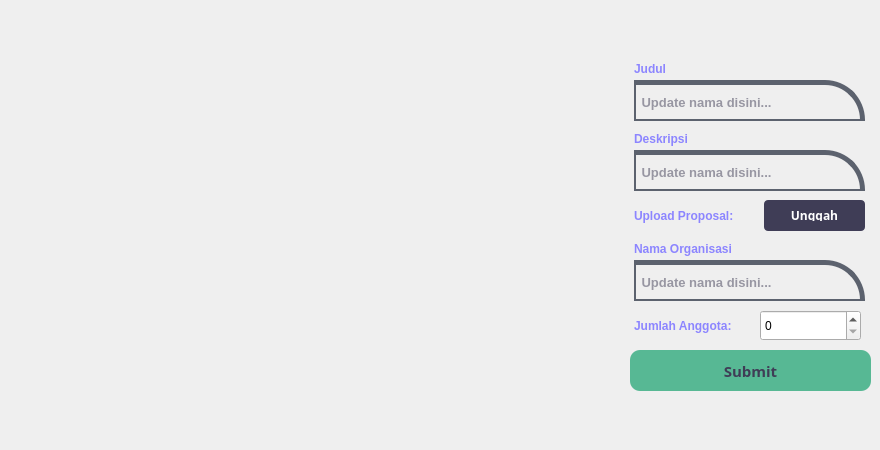
   <widget class="QWidget" name="tabAjukan">
    <attribute name="title">
     <string>📝 Ajukan Ide</string>
    </attribute>
    <widget class="QLabel" name="label_17">
     <property name="geometry">
      <rect>
       <x>50</x>
       <y>40</y>
       <width>511</width>
       <height>401</height>
      </rect>
     </property>
     <property name="text">
      <string/>
     </property>
     <property name="pixmap">
      <pixmap resource="../Images/Source.qrc">:/images/undraw_folder_39kl.svg</pixmap>
     </property>
     <property name="scaledContents">
      <bool>true</bool>
     </property>
    </widget>
    <widget class="QLabel" name="label_65">
     <property name="geometry">
      <rect>
       <x>634</x>
       <y>60</y>
       <width>151</width>
       <height>17</height>
      </rect>
     </property>
     <property name="font">
      <font>
       <weight>75</weight>
       <bold>true</bold>
      </font>
     </property>
     <property name="styleSheet">
      <string notr="true">color: rgb(140, 133, 255);</string>
     </property>
     <property name="text">
      <string>Judul</string>
     </property>
    </widget>
    <widget class="QLabel" name="label_66">
     <property name="geometry">
      <rect>
       <x>634</x>
       <y>130</y>
       <width>151</width>
       <height>17</height>
      </rect>
     </property>
     <property name="font">
      <font>
       <weight>75</weight>
       <bold>true</bold>
      </font>
     </property>
     <property name="styleSheet">
      <string notr="true">color: rgb(140, 133, 255);</string>
     </property>
     <property name="text">
      <string>Deskripsi</string>
     </property>
    </widget>
    <widget class="QLabel" name="label_67">
     <property name="geometry">
      <rect>
       <x>634</x>
       <y>200</y>
       <width>151</width>
       <height>31</height>
      </rect>
     </property>
     <property name="font">
      <font>
       <weight>75</weight>
       <bold>true</bold>
      </font>
     </property>
     <property name="styleSheet">
      <string notr="true">color: rgb(140, 133, 255);</string>
     </property>
     <property name="text">
      <string>Upload Proposal:</string>
     </property>
    </widget>
    <widget class="QLabel" name="label_68">
     <property name="geometry">
      <rect>
       <x>634</x>
       <y>240</y>
       <width>151</width>
       <height>17</height>
      </rect>
     </property>
     <property name="font">
      <font>
       <weight>75</weight>
       <bold>true</bold>
      </font>
     </property>
     <property name="styleSheet">
      <string notr="true">color: rgb(140, 133, 255);</string>
     </property>
     <property name="text">
      <string>Nama Organisasi</string>
     </property>
    </widget>
    <widget class="QLabel" name="label_70">
     <property name="geometry">
      <rect>
       <x>634</x>
       <y>310</y>
       <width>151</width>
       <height>31</height>
      </rect>
     </property>
     <property name="font">
      <font>
       <weight>75</weight>
       <bold>true</bold>
      </font>
     </property>
     <property name="styleSheet">
      <string notr="true">color: rgb(140, 133, 255);</string>
     </property>
     <property name="text">
      <string>Jumlah Anggota:</string>
     </property>
    </widget>
    <widget class="QLineEdit" name="leAjukanJudul">
     <property name="geometry">
      <rect>
       <x>634</x>
       <y>80</y>
       <width>231</width>
       <height>41</height>
      </rect>
     </property>
     <property name="font">
      <font>
       <pointsize>10</pointsize>
       <weight>75</weight>
       <bold>true</bold>
      </font>
     </property>
     <property name="styleSheet">
      <string notr="true">background-color: rgba(0, 0, 0, 0);
border: none;
border-bottom:2px solid rgb(92, 98, 110);
border-top:5px solid rgb(92, 98, 110);
border-right:5px solid rgb(92, 98, 110);
border-left:2px solid rgb(92, 98, 110);
border-top-right-radius: 40px;

/*color: rgb(204, 204, 204);*/
color: rgb(63, 61, 86);</string>
     </property>
     <property name="placeholderText">
      <string> Update nama disini...</string>
     </property>
    </widget>
    <widget class="QLineEdit" name="leAjukanDesc">
     <property name="geometry">
      <rect>
       <x>634</x>
       <y>150</y>
       <width>231</width>
       <height>41</height>
      </rect>
     </property>
     <property name="font">
      <font>
       <pointsize>10</pointsize>
       <weight>75</weight>
       <bold>true</bold>
      </font>
     </property>
     <property name="styleSheet">
      <string notr="true">background-color: rgba(0, 0, 0, 0);
border: none;
border-bottom:2px solid rgb(92, 98, 110);
border-top:5px solid rgb(92, 98, 110);
border-right:5px solid rgb(92, 98, 110);
border-left:2px solid rgb(92, 98, 110);
border-top-right-radius: 40px;

/*color: rgb(204, 204, 204);*/
color: rgb(63, 61, 86);</string>
     </property>
     <property name="placeholderText">
      <string> Update nama disini...</string>
     </property>
    </widget>
    <widget class="QPushButton" name="btnAjukanProposal">
     <property name="geometry">
      <rect>
       <x>764</x>
       <y>200</y>
       <width>101</width>
       <height>31</height>
      </rect>
     </property>
     <property name="font">
      <font>
       <family>Segoe UI Semibold</family>
       <pointsize>9</pointsize>
       <weight>75</weight>
       <bold>true</bold>
      </font>
     </property>
     <property name="cursor">
      <cursorShape>PointingHandCursor</cursorShape>
     </property>
     <property name="styleSheet">
      <string notr="true">QPushButton {
background-color: rgb(63, 61, 86);
border: none;
border-radius: 4px;
color: rgb(255, 255, 255);
padding: 10px;
}
QPushButton:hover {
background: rgb(80, 78, 101);
}
QPushButton:pressed {
/*background: qlineargradient(x1:0, y0:0, x2:1, y2:1, stop:0 #b3c1ff, stop:1 #b5e4ff);*/
	background-color: rgb(47, 46, 65);
}</string>
     </property>
     <property name="text">
      <string>Unggah</string>
     </property>
    </widget>
    <widget class="QLineEdit" name="leAjukanOrganisasi">
     <property name="geometry">
      <rect>
       <x>634</x>
       <y>260</y>
       <width>231</width>
       <height>41</height>
      </rect>
     </property>
     <property name="font">
      <font>
       <pointsize>10</pointsize>
       <weight>75</weight>
       <bold>true</bold>
      </font>
     </property>
     <property name="styleSheet">
      <string notr="true">background-color: rgba(0, 0, 0, 0);
border: none;
border-bottom:2px solid rgb(92, 98, 110);
border-top:5px solid rgb(92, 98, 110);
border-right:5px solid rgb(92, 98, 110);
border-left:2px solid rgb(92, 98, 110);
border-top-right-radius: 40px;

/*color: rgb(204, 204, 204);*/
color: rgb(63, 61, 86);</string>
     </property>
     <property name="placeholderText">
      <string> Update nama disini...</string>
     </property>
    </widget>
    <widget class="QSpinBox" name="spinAnggota">
     <property name="geometry">
      <rect>
       <x>760</x>
       <y>310</y>
       <width>101</width>
       <height>31</height>
      </rect>
     </property>
    </widget>
    <widget class="QPushButton" name="btnAjukanSubmit">
     <property name="geometry">
      <rect>
       <x>630</x>
       <y>350</y>
       <width>241</width>
       <height>41</height>
      </rect>
     </property>
     <property name="font">
      <font>
       <family>Iosevka Custom</family>
       <pointsize>11</pointsize>
       <weight>75</weight>
       <bold>true</bold>
      </font>
     </property>
     <property name="cursor">
      <cursorShape>PointingHandCursor</cursorShape>
     </property>
     <property name="styleSheet">
      <string notr="true">QPushButton {
background: rgb(87, 184, 148);
border: none;
border-radius: 10px;
color: rgb(63, 61, 86);
padding: 10px;
}
QPushButton:hover {
background: rgba(87, 184, 148, 171);
}
QPushButton:pressed {
/*background: qlineargradient(x1:0, y0:0, x2:1, y2:1, stop:0 #b3c1ff, stop:1 #b5e4ff);*/
	background-color: rgb(74, 156, 126);
}</string>
     </property>
     <property name="text">
      <string>Submit</string>
     </property>
    </widget>
   </widget>
